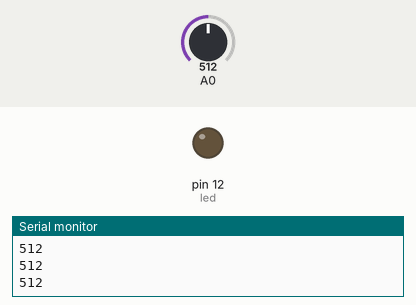
A sketch run on a simulated Arduino Uno, built with avr-gcc and run on an emulated ATmega328P. Parts: output pins drawn as LEDs (lit = HIGH), the last lines printed to the serial monitor. The inputs (shaded band) are chosen by the test bench; at power-on: A0 = 512.

Above: at 1.2 s.
1.3 s: A0 set to 407
2.8 s: A0 set to 392
At 3.1 s:
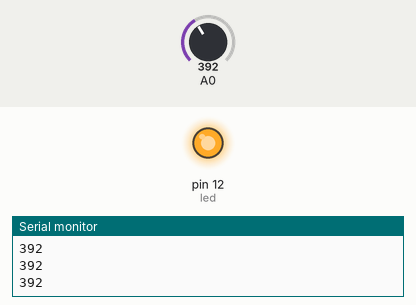
4.3 s: A0 set to 410
At 5.4 s:
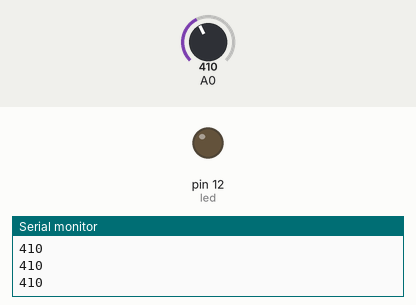
5.8 s: A0 set to 390
At 6.6 s:
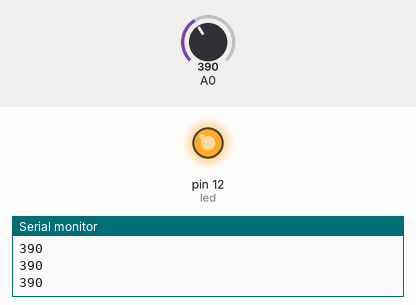
Timing chart, 0 to 8.3 s (numbered marks = the images above; inputs shaded):
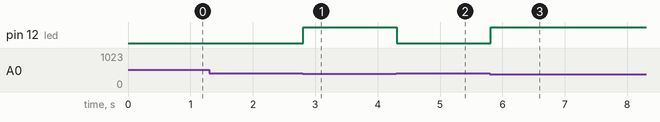

Measured:
- the behaviour switches between 400 and 399 on A0 (found by bisection; images 0 and 1)
- after the input at 2.8 s, pin 12 (led): LOW → HIGH at once
- after the input at 4.3 s, pin 12 (led): HIGH → LOW at once
- after the input at 5.8 s, pin 12 (led): LOW → HIGH at once

The sketch:

05_LDR_Sensor_Control.ino
```cpp
// LDR Sensor control

const int led = 12;
void setup()
{
  Serial.begin(9600);
  	pinMode(led, OUTPUT);


}


void loop() {
  int resistance = analogRead(A0);
  Serial.println(resistance);

  if(resistance < 400)
    digitalWrite(led, HIGH);
  else
    digitalWrite(led, LOW);


}
```
